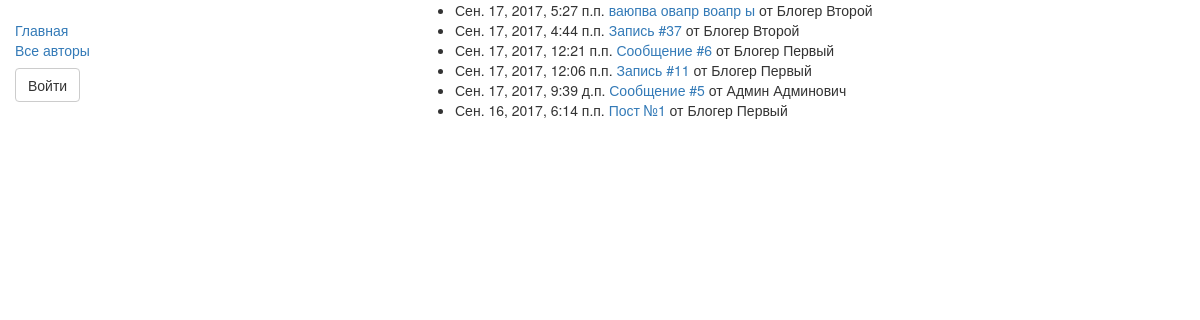
Screenshot of /ribbon/ with the database file from the repository.
### blog/models.py (models this page shows, shortened)
class Post(models.Model):
    title = models.CharField(max_length=256, verbose_name='Заголовок')
    created = models.DateTimeField(auto_now_add=True, verbose_name='Создано')
    published = models.DateTimeField(blank=True, null=True, verbose_name='Опубликовано')
    content = models.TextField(verbose_name='Контент')
    author = models.ForeignKey(Profile, related_name='author', verbose_name='Автор')
    def get_absolute_url(self):
        return '/post/%i/' % self.pk
    class Meta:
        ordering = ('-published',)

class Profile(models.Model):
    user = models.OneToOneField(User, on_delete=models.CASCADE)
    blog_name = models.CharField(max_length=1024, verbose_name='Название блога')
    subscribes = models.ManyToManyField("self", blank=True, symmetrical=False)  # Подписки

### blog/views.py (the view)
# urls.py: url(r'^ribbon/$', views.RibbonBlogList.as_view(), name='ribbon'),
class RibbonBlogList(ListView):
    model = Post
    context_object_name = 'ribbon'
    template_name = 'posts/posts_ribbon.html'
    def get_context_data(self, *args, **kwargs):
        context = super(RibbonBlogList, self).get_context_data(*args, **kwargs)
        return context

### blog/templates/posts/posts_ribbon.html
{% extends 'base_generic.html' %} {% block title %}Моя лента{% endblock title %} {% block content %} {% if ribbon %}
<ul>
    {% for item in ribbon %} {% if item.published %}
    <li>{{ item.published }} <a href="{{ item.get_absolute_url }}"> {{ item.title }}</a> от {{item.author.user.first_name}} {{item.author.user.last_name}}</li>
    {% endif %} {% endfor %}
</ul>
{% else %}
<p>Вы не подписались ни на одного автора...</p>
{% endif %} {% endblock content %}

### rows the page displays
Post: published "Сен. 17, 2017, 5:27 п.п.", title "ваюпва овапр воапр ы", author.user.first_name "Блогер", author.user.last_name "Второй"
Post: published "Сен. 17, 2017, 4:44 п.п.", title "Запись #37", author.user.first_name "Блогер", author.user.last_name "Второй"
Post: published "Сен. 17, 2017, 12:21 п.п.", title "Сообщение #6", author.user.first_name "Блогер", author.user.last_name "Первый"
Post: published "Сен. 17, 2017, 12:06 п.п.", title "Запись #11", author.user.first_name "Блогер", author.user.last_name "Первый"
Post: published "Сен. 17, 2017, 9:39 д.п.", title "Сообщение #5", author.user.first_name "Админ", author.user.last_name "Админович"
Post: published "Сен. 16, 2017, 6:14 п.п.", title "Пост №1", author.user.first_name "Блогер", author.user.last_name "Первый"
